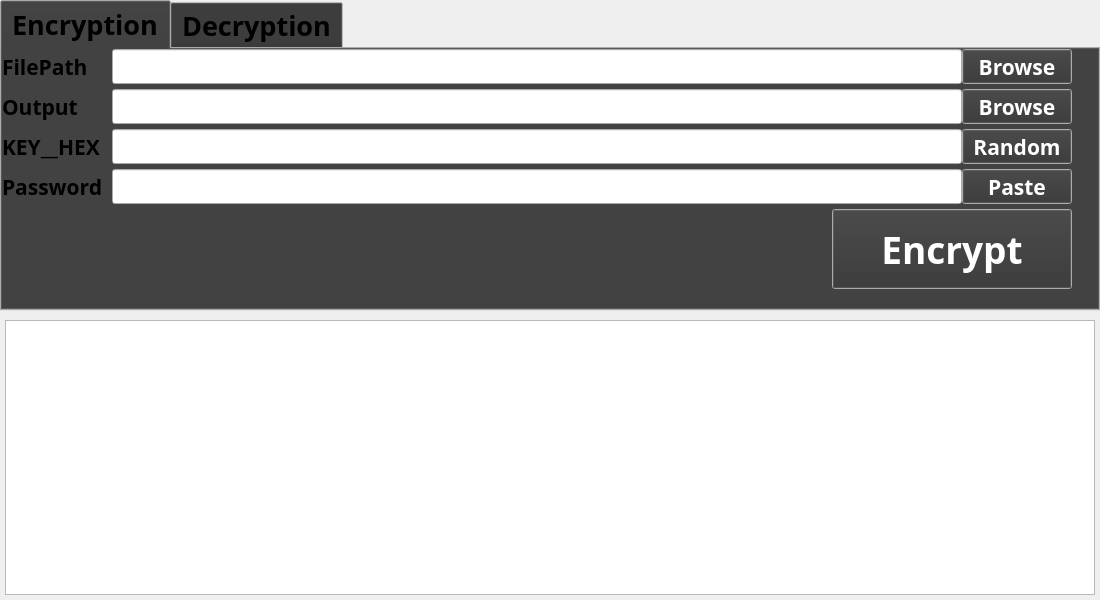
<?xml version="1.0" encoding="UTF-8"?>
<ui version="4.0">
 <class>mainwindow</class>
 <widget class="QMainWindow" name="mainwindow">
  <property name="geometry">
   <rect>
    <x>0</x>
    <y>0</y>
    <width>1100</width>
    <height>600</height>
   </rect>
  </property>
  <property name="minimumSize">
   <size>
    <width>1100</width>
    <height>600</height>
   </size>
  </property>
  <property name="maximumSize">
   <size>
    <width>1100</width>
    <height>600</height>
   </size>
  </property>
  <property name="font">
   <font>
    <family>Unispace</family>
    <pointsize>16</pointsize>
    <bold>true</bold>
   </font>
  </property>
  <property name="windowTitle">
   <string>Encryptor Decryptor</string>
  </property>
  <widget class="QWidget" name="centralwidget">
   <property name="font">
    <font>
     <family>Unispace</family>
     <pointsize>16</pointsize>
     <bold>true</bold>
    </font>
   </property>
   <widget class="QTabWidget" name="tabwidget">
    <property name="geometry">
     <rect>
      <x>0</x>
      <y>0</y>
      <width>1100</width>
      <height>311</height>
     </rect>
    </property>
    <property name="maximumSize">
     <size>
      <width>1100</width>
      <height>600</height>
     </size>
    </property>
    <property name="palette">
     <palette>
      <active>
       <colorrole role="Button">
        <brush brushstyle="SolidPattern">
         <color alpha="255">
          <red>53</red>
          <green>53</green>
          <blue>53</blue>
         </color>
        </brush>
       </colorrole>
       <colorrole role="Text">
        <brush brushstyle="SolidPattern">
         <color alpha="255">
          <red>0</red>
          <green>255</green>
          <blue>0</blue>
         </color>
        </brush>
       </colorrole>
       <colorrole role="ButtonText">
        <brush brushstyle="SolidPattern">
         <color alpha="255">
          <red>255</red>
          <green>255</green>
          <blue>255</blue>
         </color>
        </brush>
       </colorrole>
      </active>
      <inactive>
       <colorrole role="Button">
        <brush brushstyle="SolidPattern">
         <color alpha="255">
          <red>52</red>
          <green>52</green>
          <blue>52</blue>
         </color>
        </brush>
       </colorrole>
       <colorrole role="ButtonText">
        <brush brushstyle="SolidPattern">
         <color alpha="255">
          <red>255</red>
          <green>255</green>
          <blue>255</blue>
         </color>
        </brush>
       </colorrole>
      </inactive>
      <disabled/>
     </palette>
    </property>
    <property name="font">
     <font>
      <family>Unispace</family>
      <pointsize>20</pointsize>
      <italic>false</italic>
      <bold>true</bold>
     </font>
    </property>
    <property name="currentIndex">
     <number>0</number>
    </property>
    <widget class="QWidget" name="tab_encrypt">
     <attribute name="title">
      <string>Encryption</string>
     </attribute>
     <widget class="QPushButton" name="browsebutton_en">
      <property name="geometry">
       <rect>
        <x>960</x>
        <y>0</y>
        <width>110</width>
        <height>35</height>
       </rect>
      </property>
      <property name="font">
       <font>
        <family>Unispace</family>
        <pointsize>16</pointsize>
        <italic>false</italic>
        <bold>true</bold>
       </font>
      </property>
      <property name="text">
       <string>Browse</string>
      </property>
     </widget>
     <widget class="QPushButton" name="randomkeybutton_en">
      <property name="geometry">
       <rect>
        <x>960</x>
        <y>80</y>
        <width>110</width>
        <height>35</height>
       </rect>
      </property>
      <property name="font">
       <font>
        <family>Unispace</family>
        <pointsize>16</pointsize>
        <italic>false</italic>
        <bold>true</bold>
       </font>
      </property>
      <property name="text">
       <string>Random</string>
      </property>
     </widget>
     <widget class="QLabel" name="textfilepath_en">
      <property name="geometry">
       <rect>
        <x>0</x>
        <y>0</y>
        <width>110</width>
        <height>35</height>
       </rect>
      </property>
      <property name="font">
       <font>
        <family>Unispace</family>
        <pointsize>16</pointsize>
        <italic>false</italic>
        <bold>true</bold>
       </font>
      </property>
      <property name="text">
       <string>FilePath</string>
      </property>
     </widget>
     <widget class="QLineEdit" name="filepathline_en">
      <property name="geometry">
       <rect>
        <x>110</x>
        <y>0</y>
        <width>850</width>
        <height>35</height>
       </rect>
      </property>
      <property name="font">
       <font>
        <family>Unispace</family>
        <pointsize>16</pointsize>
        <italic>false</italic>
        <bold>true</bold>
        <underline>false</underline>
       </font>
      </property>
     </widget>
     <widget class="QLabel" name="textkeyhex_en">
      <property name="geometry">
       <rect>
        <x>0</x>
        <y>80</y>
        <width>110</width>
        <height>35</height>
       </rect>
      </property>
      <property name="font">
       <font>
        <family>Unispace</family>
        <pointsize>16</pointsize>
        <italic>false</italic>
        <bold>true</bold>
       </font>
      </property>
      <property name="text">
       <string>KEY__HEX</string>
      </property>
     </widget>
     <widget class="QLabel" name="textpassword_en">
      <property name="geometry">
       <rect>
        <x>0</x>
        <y>120</y>
        <width>110</width>
        <height>35</height>
       </rect>
      </property>
      <property name="font">
       <font>
        <family>Unispace</family>
        <pointsize>16</pointsize>
        <italic>false</italic>
        <bold>true</bold>
       </font>
      </property>
      <property name="text">
       <string>Password</string>
      </property>
     </widget>
     <widget class="QLineEdit" name="keyhexline_en">
      <property name="geometry">
       <rect>
        <x>110</x>
        <y>80</y>
        <width>850</width>
        <height>35</height>
       </rect>
      </property>
      <property name="font">
       <font>
        <family>Unispace</family>
        <pointsize>16</pointsize>
        <italic>false</italic>
        <bold>true</bold>
        <underline>false</underline>
       </font>
      </property>
     </widget>
     <widget class="QLineEdit" name="passwordline_en">
      <property name="geometry">
       <rect>
        <x>110</x>
        <y>120</y>
        <width>850</width>
        <height>35</height>
       </rect>
      </property>
      <property name="font">
       <font>
        <family>Unispace</family>
        <pointsize>16</pointsize>
        <italic>false</italic>
        <bold>true</bold>
        <underline>false</underline>
       </font>
      </property>
     </widget>
     <widget class="QPushButton" name="paste_password_en">
      <property name="geometry">
       <rect>
        <x>960</x>
        <y>120</y>
        <width>110</width>
        <height>35</height>
       </rect>
      </property>
      <property name="font">
       <font>
        <family>Unispace</family>
        <pointsize>16</pointsize>
        <italic>false</italic>
        <bold>true</bold>
       </font>
      </property>
      <property name="text">
       <string>Paste</string>
      </property>
     </widget>
     <widget class="QPushButton" name="encrypt">
      <property name="geometry">
       <rect>
        <x>830</x>
        <y>160</y>
        <width>240</width>
        <height>80</height>
       </rect>
      </property>
      <property name="font">
       <font>
        <family>Unispace</family>
        <pointsize>28</pointsize>
        <italic>false</italic>
        <bold>true</bold>
        <strikeout>false</strikeout>
       </font>
      </property>
      <property name="cursor">
       <cursorShape>PointingHandCursor</cursorShape>
      </property>
      <property name="text">
       <string>Encrypt</string>
      </property>
     </widget>
     <widget class="QLabel" name="textoutput_en">
      <property name="geometry">
       <rect>
        <x>0</x>
        <y>40</y>
        <width>110</width>
        <height>35</height>
       </rect>
      </property>
      <property name="font">
       <font>
        <family>Unispace</family>
        <pointsize>16</pointsize>
        <italic>false</italic>
        <bold>true</bold>
        <underline>false</underline>
        <strikeout>false</strikeout>
        <kerning>true</kerning>
       </font>
      </property>
      <property name="text">
       <string>Output</string>
      </property>
      <property name="textFormat">
       <enum>Qt::TextFormat::AutoText</enum>
      </property>
     </widget>
     <widget class="QLineEdit" name="outputline_en">
      <property name="geometry">
       <rect>
        <x>110</x>
        <y>40</y>
        <width>850</width>
        <height>35</height>
       </rect>
      </property>
      <property name="font">
       <font>
        <family>Unispace</family>
        <pointsize>16</pointsize>
        <italic>false</italic>
        <bold>true</bold>
        <underline>false</underline>
       </font>
      </property>
     </widget>
     <widget class="QPushButton" name="browsebutton_en_output">
      <property name="geometry">
       <rect>
        <x>960</x>
        <y>40</y>
        <width>110</width>
        <height>35</height>
       </rect>
      </property>
      <property name="font">
       <font>
        <family>Unispace</family>
        <pointsize>16</pointsize>
        <italic>false</italic>
        <bold>true</bold>
       </font>
      </property>
      <property name="text">
       <string>Browse</string>
      </property>
     </widget>
    </widget>
    <widget class="QWidget" name="tab_decrypt">
     <attribute name="title">
      <string>Decryption</string>
     </attribute>
     <widget class="QLabel" name="textpassword_de">
      <property name="geometry">
       <rect>
        <x>0</x>
        <y>120</y>
        <width>110</width>
        <height>35</height>
       </rect>
      </property>
      <property name="font">
       <font>
        <family>Unispace</family>
        <pointsize>16</pointsize>
        <italic>false</italic>
        <bold>true</bold>
       </font>
      </property>
      <property name="text">
       <string>Password</string>
      </property>
     </widget>
     <widget class="QLineEdit" name="passwordline_de">
      <property name="geometry">
       <rect>
        <x>110</x>
        <y>120</y>
        <width>850</width>
        <height>35</height>
       </rect>
      </property>
      <property name="font">
       <font>
        <family>Unispace</family>
        <pointsize>16</pointsize>
        <italic>false</italic>
        <bold>true</bold>
        <underline>false</underline>
       </font>
      </property>
     </widget>
     <widget class="QLabel" name="textfilepath_de">
      <property name="geometry">
       <rect>
        <x>0</x>
        <y>0</y>
        <width>110</width>
        <height>35</height>
       </rect>
      </property>
      <property name="font">
       <font>
        <family>Unispace</family>
        <pointsize>16</pointsize>
        <italic>false</italic>
        <bold>true</bold>
       </font>
      </property>
      <property name="text">
       <string>FilePath</string>
      </property>
     </widget>
     <widget class="QLabel" name="textkeyhex_de">
      <property name="geometry">
       <rect>
        <x>0</x>
        <y>80</y>
        <width>110</width>
        <height>35</height>
       </rect>
      </property>
      <property name="font">
       <font>
        <family>Unispace</family>
        <pointsize>16</pointsize>
        <italic>false</italic>
        <bold>true</bold>
       </font>
      </property>
      <property name="text">
       <string>KEY__HEX</string>
      </property>
     </widget>
     <widget class="QLineEdit" name="keyhexline_de">
      <property name="geometry">
       <rect>
        <x>110</x>
        <y>80</y>
        <width>850</width>
        <height>35</height>
       </rect>
      </property>
      <property name="font">
       <font>
        <family>Unispace</family>
        <pointsize>16</pointsize>
        <italic>false</italic>
        <bold>true</bold>
        <underline>false</underline>
       </font>
      </property>
     </widget>
     <widget class="QLineEdit" name="filepathline_de">
      <property name="geometry">
       <rect>
        <x>110</x>
        <y>0</y>
        <width>850</width>
        <height>35</height>
       </rect>
      </property>
      <property name="font">
       <font>
        <family>Unispace</family>
        <pointsize>16</pointsize>
        <italic>false</italic>
        <bold>true</bold>
        <underline>false</underline>
       </font>
      </property>
     </widget>
     <widget class="QPushButton" name="browsebutton_de">
      <property name="geometry">
       <rect>
        <x>960</x>
        <y>0</y>
        <width>110</width>
        <height>35</height>
       </rect>
      </property>
      <property name="font">
       <font>
        <family>Unispace</family>
        <pointsize>16</pointsize>
        <italic>false</italic>
        <bold>true</bold>
       </font>
      </property>
      <property name="text">
       <string>Browse</string>
      </property>
     </widget>
     <widget class="QPushButton" name="paste_hex_de">
      <property name="geometry">
       <rect>
        <x>960</x>
        <y>80</y>
        <width>110</width>
        <height>35</height>
       </rect>
      </property>
      <property name="font">
       <font>
        <family>Unispace</family>
        <pointsize>16</pointsize>
        <italic>false</italic>
        <bold>true</bold>
       </font>
      </property>
      <property name="text">
       <string>Paste</string>
      </property>
     </widget>
     <widget class="QPushButton" name="paste_password_de">
      <property name="geometry">
       <rect>
        <x>960</x>
        <y>120</y>
        <width>110</width>
        <height>35</height>
       </rect>
      </property>
      <property name="font">
       <font>
        <family>Unispace</family>
        <pointsize>16</pointsize>
        <italic>false</italic>
        <bold>true</bold>
       </font>
      </property>
      <property name="text">
       <string>Paste</string>
      </property>
     </widget>
     <widget class="QPushButton" name="decrypt">
      <property name="geometry">
       <rect>
        <x>830</x>
        <y>160</y>
        <width>240</width>
        <height>80</height>
       </rect>
      </property>
      <property name="font">
       <font>
        <family>Unispace</family>
        <pointsize>28</pointsize>
        <italic>false</italic>
        <bold>true</bold>
       </font>
      </property>
      <property name="cursor">
       <cursorShape>PointingHandCursor</cursorShape>
      </property>
      <property name="text">
       <string>Decrypt</string>
      </property>
     </widget>
     <widget class="QLabel" name="textoutput_de">
      <property name="geometry">
       <rect>
        <x>0</x>
        <y>40</y>
        <width>110</width>
        <height>35</height>
       </rect>
      </property>
      <property name="font">
       <font>
        <family>Unispace</family>
        <pointsize>16</pointsize>
        <italic>false</italic>
        <bold>true</bold>
       </font>
      </property>
      <property name="text">
       <string>Output</string>
      </property>
      <property name="textFormat">
       <enum>Qt::TextFormat::AutoText</enum>
      </property>
     </widget>
     <widget class="QLineEdit" name="outputline_de">
      <property name="geometry">
       <rect>
        <x>110</x>
        <y>40</y>
        <width>850</width>
        <height>35</height>
       </rect>
      </property>
      <property name="font">
       <font>
        <family>Unispace</family>
        <pointsize>16</pointsize>
        <italic>false</italic>
        <bold>true</bold>
        <underline>false</underline>
       </font>
      </property>
     </widget>
     <widget class="QPushButton" name="browsebutton_de_output">
      <property name="geometry">
       <rect>
        <x>960</x>
        <y>40</y>
        <width>110</width>
        <height>35</height>
       </rect>
      </property>
      <property name="font">
       <font>
        <family>Unispace</family>
        <pointsize>16</pointsize>
        <italic>false</italic>
        <bold>true</bold>
       </font>
      </property>
      <property name="text">
       <string>Browse</string>
      </property>
     </widget>
    </widget>
   </widget>
   <widget class="QPlainTextEdit" name="messagedisplay">
    <property name="geometry">
     <rect>
      <x>5</x>
      <y>320</y>
      <width>1090</width>
      <height>275</height>
     </rect>
    </property>
    <property name="font">
     <font>
      <family>Unispace</family>
      <pointsize>16</pointsize>
      <bold>true</bold>
     </font>
    </property>
    <property name="readOnly">
     <bool>true</bool>
    </property>
   </widget>
  </widget>
 </widget>
 <resources/>
 <connections/>
</ui>
